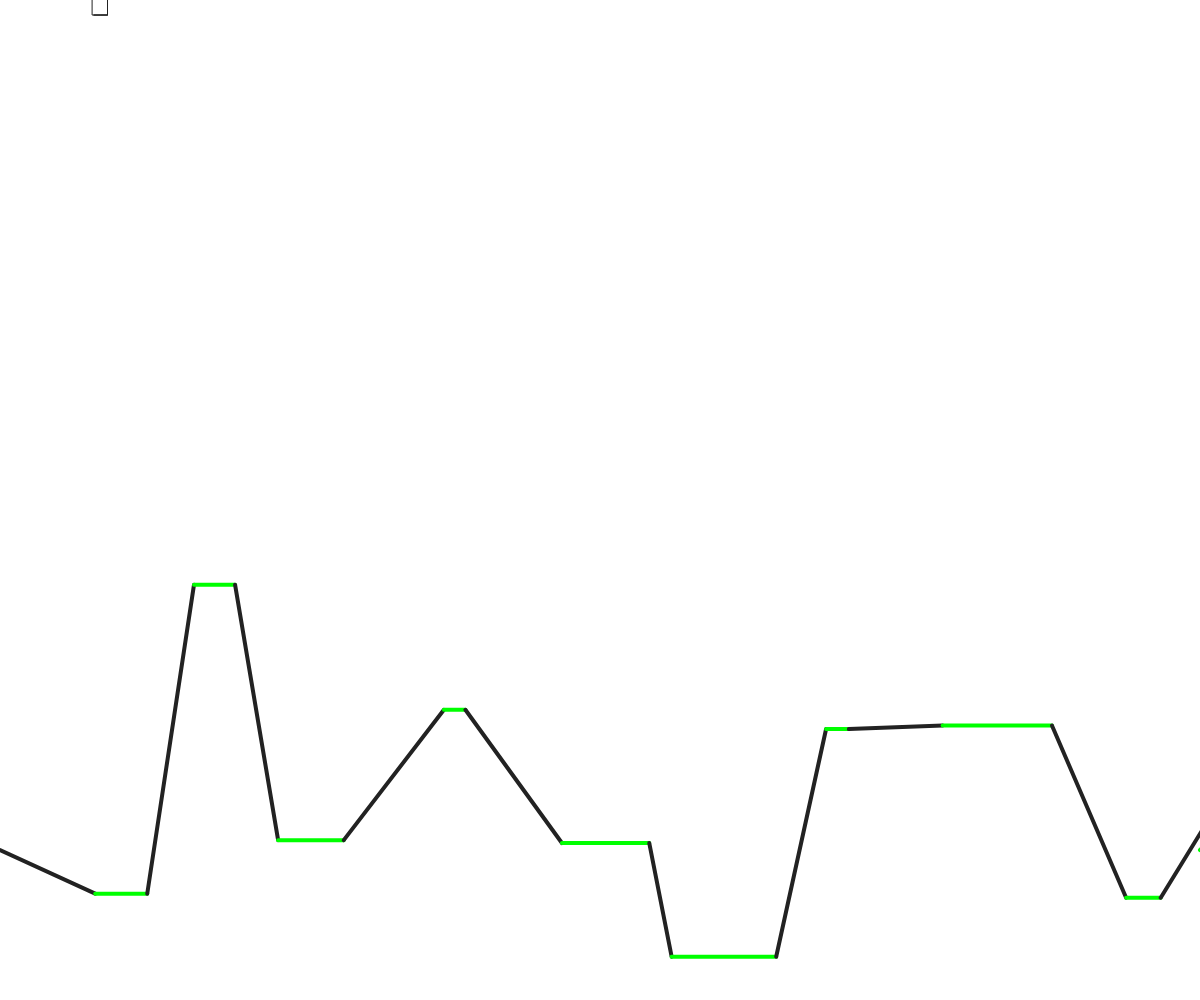
Frame 1 (no input)
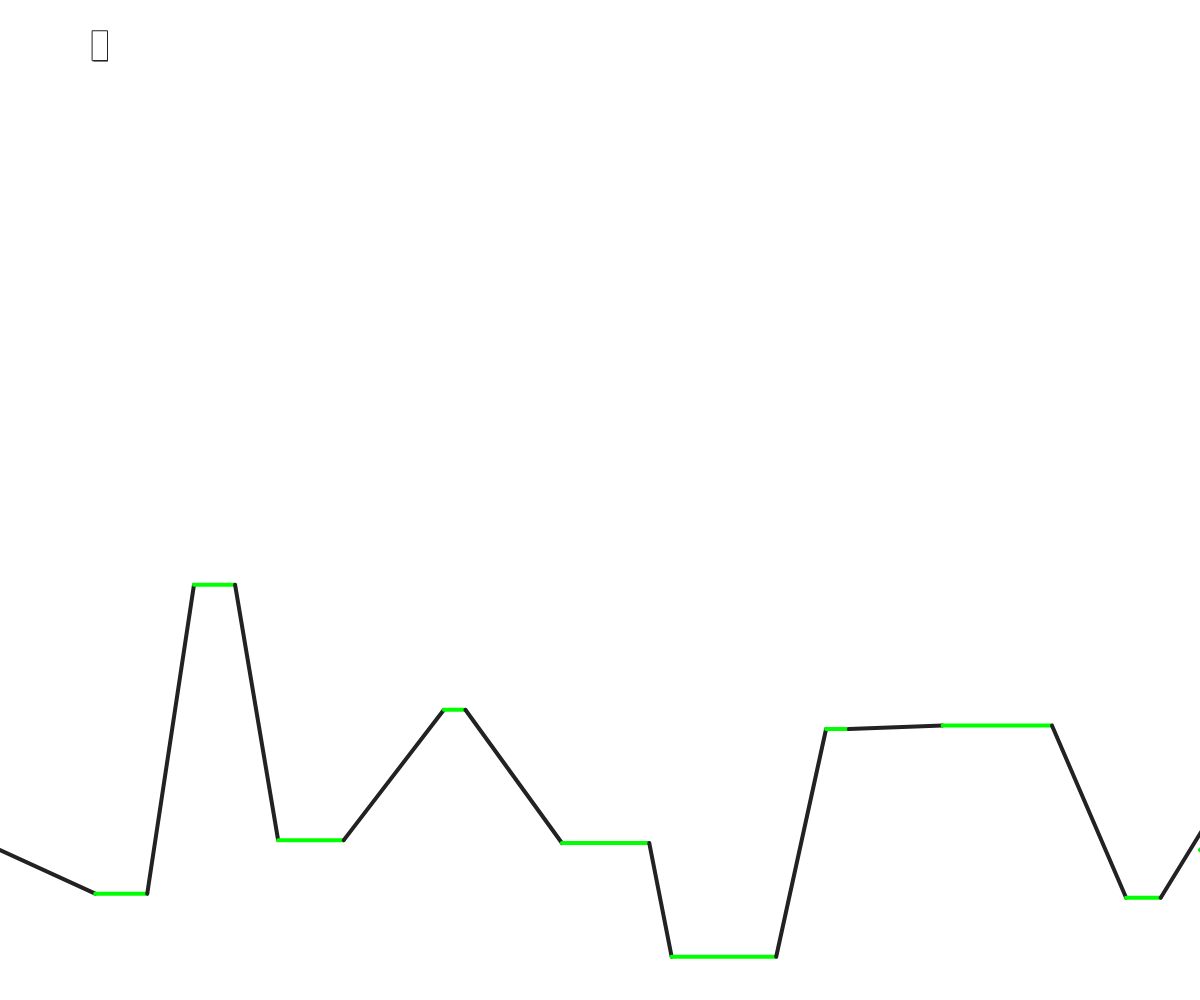
Frame 60 (no input)
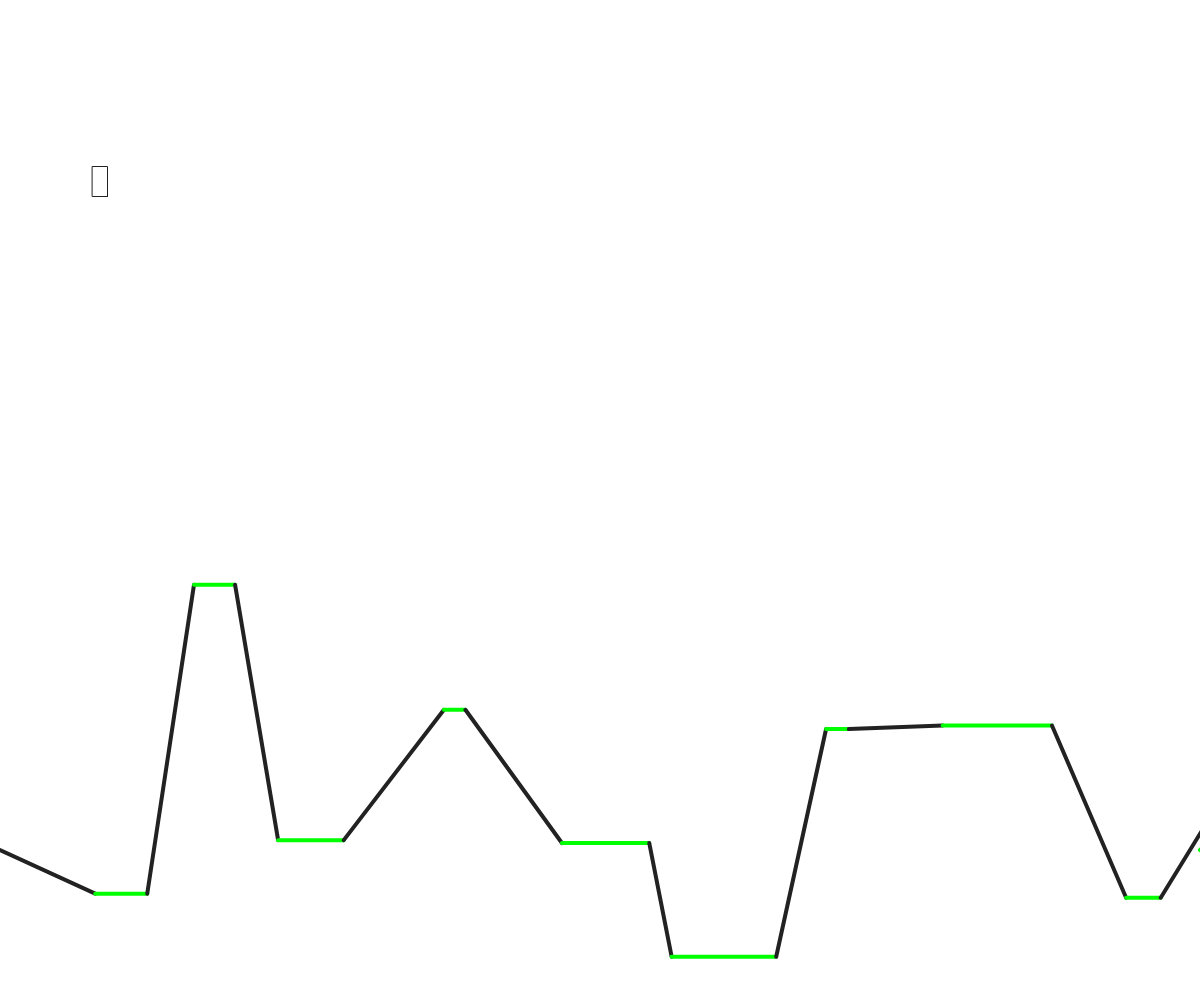
Frame 120 (the mouse pressed at the canvas centre since frame 60)

The p5.js sketch that drew these frames (run headless with seeded random() and noise() and a simulated clock; from frame 60 on, the mouse is pressed at the canvas centre):

// p5.js sketch
// ── sketch.js
function setup() {
	createCanvas(windowWidth, windowHeight);
	background(255);
	angleMode(DEGREES);
	rectMode(CENTER);
	rocket1 = new rocket(15,30,50,50);
	land1 = new land(windowHeight-windowHeight/2,windowHeight-10,10);
}

function draw() {
	background(255);
	keyPressed();
	rocket1.calcVelocity();
	push();
	rocket1.moveRocket();
	rocket1.showRocket();
	pop();
	land1.showLand();
}
class land {
	constructor(top, bottom, platforms){
			this.gravity = .025;
			this.top = top;
			this.bottom = bottom;
			this.platforms = platforms;
			this.scale = windowWidth/this.platforms+2;
			var points = this.platforms*2;
			this.terrainX = new Array(points);
			this.terrainY = new Array(points);

			this.terrainX[0] = 0;
			this.terrainY[0] = random(top,bottom);
			this.terrainX[points] = windowWidth;
			this.terrainY[points] = random(top,bottom);
			var randX = 0;
			var randX2 = 0;
			var randY = 0;


			for(var i = 1; i <points; i++){
				randX = randX2 + randX + random(rocket1.width,this.scale);
				randX2 = random(rocket1.width,this.scale);
				// print(randX + "    one");
				// print(randX+randX2 + "    two");
				randY = random(this.top,this.bottom);-1
				this.terrainX[i] = randX;
				this.terrainY[i] = randY;
				this.terrainX[i+1] = randX +randX2;
				this.terrainY[i+1] = randY;
				i++;
			}


		}

			showLand(){
				var j =0;
				for(j = 0; j<this.platforms*2; j++){
					strokeWeight(4);
					if(j%2 == 1){
						stroke('rgb(0,255,0)');
					}
					else{
						stroke('#222222');
					}
					line(this.terrainX[j],this.terrainY[j],this.terrainX[j+1],this.terrainY[j+1]);
				}
				line(this.terrainX[j],this.terrainY[j],windowWidth,this.terrainY[0]);


			}


	}

class rocket {

	constructor(width, height, x, y){
		this.width = width;
		this.height = height;
		this.x = x;
		this.y = y;
		this.angle = 0;
		this.turnSpeed = 2;
		this.flameSize = 0;
		this.position = [x,y];
		this.velocity = [0,0];
		this.acceleration = [0,0];
		this.engine = .10;
		this.engineOn = false;

	}

	calcVelocity(){
		if(this.engineOn){
			this.velocity[1] = this.velocity[1] + this.engine*cos(this.angle) - land1.gravity; //vertical
			this.velocity[0] = this.velocity[0] + this.engine*sin(this.angle); //horizontal
		} else {
			this.velocity[1] = this.velocity[1] - land1.gravity;


		}
		this.position[0] += this.velocity[0];
		this.position[1] += this.velocity[1];
	}

	moveRocket() {
		translate(this.position[0],-this.position[1]);
	}

	showRocket(){
		stroke('#222222');
		strokeWeight(1);
		translate(this.x,this.y);
		rotate(this.angle);
		rect(0,0,this.width, this.height);
		triangle(this.width-(this.width/2),this.height-(this.height/2),-this.width/2+1,this.height-(this.height/2),0,this.height/2 + this .flameSize);
	}

}

function keyPressed(){
	if(keyIsDown(LEFT_ARROW)){
		rocket1.angle = rocket1.angle -rocket1.turnSpeed;
	}
	if(keyIsDown(RIGHT_ARROW)){
		rocket1.angle = rocket1.angle + rocket1.turnSpeed;
	}
	if(keyIsDown(32)){

		rocket1.engineOn = true;

		rocket1.flameSize = rocket1.flameSize+.75;
		if(rocket1.flameSize>rocket1.height/2){
			rocket1.flameSize = rocket1.height/2 - rocket1.height/8
		}
	}else{
		rocket1.engineOn = false;
		if(rocket1.flameSize>0){
			rocket1.flameSize = rocket1.flameSize - .5;
		}
	}

}
